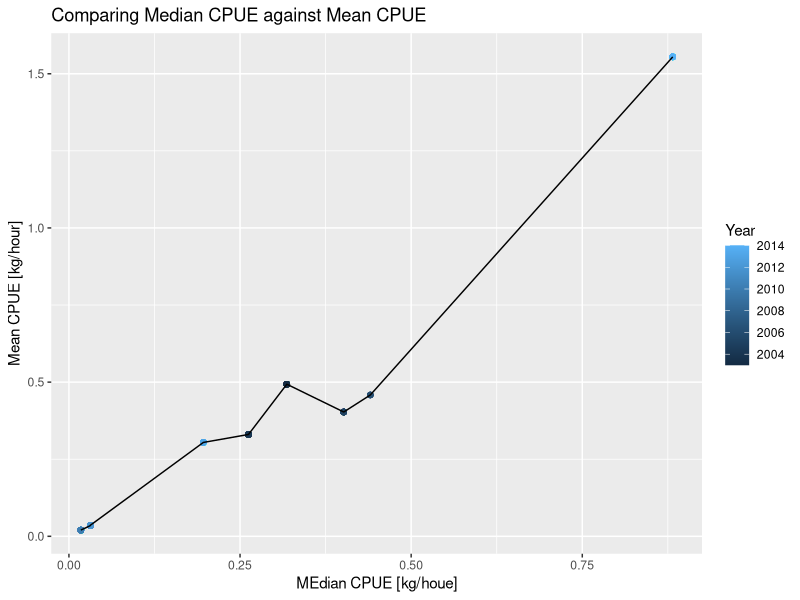
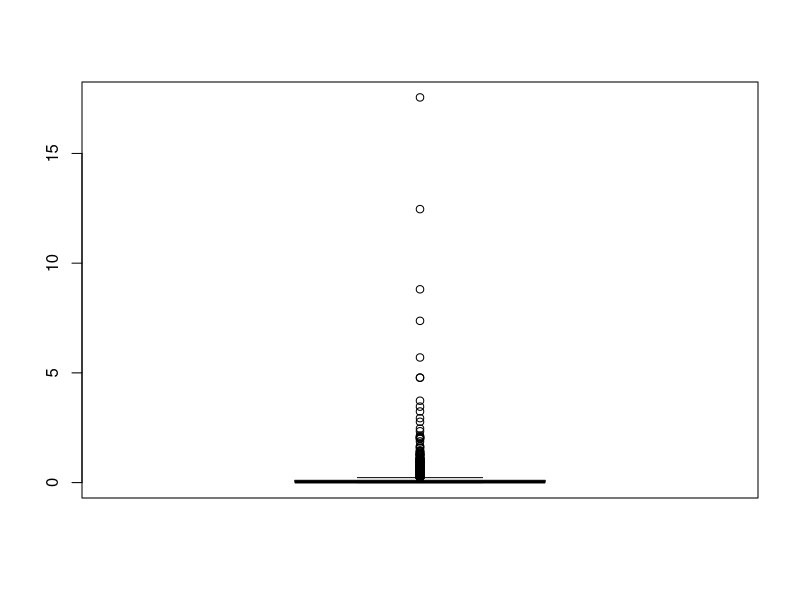

R code for these plots, in order:
## ---- chunk 1
knitr::opts_chunk$set(echo = TRUE, warning = FALSE, message = FALSE)
## ---- chunk 2
library(readr)
library(dplyr)
library(lubridate)
library(magrittr)
library(tidyverse)
library(ggplot2)
## ---- chunk 3
landings_data <- read_csv("sample_landings_data_raw.txt")
## ---- chunk 4
landings_data <- landings_data %>%
  rename(Year = yy,
         Date = dat,
         Trip_ID = trip,
         Effort_Hours = effort,
         Gear = gr,
         Species = sp,
         Length_cm = l_cm,
         Weight_g = w_cm) %>%
   mutate(Date = mdy(Date)) 
## ---- chunk 5
landings_data[!complete.cases(landings_data),]
landings_data <- na.omit(landings_data)
## ---- chunk 6
cpue_data <- landings_data %>% 
    mutate(Weight_kg = Weight_g / 1000) %>%
    group_by(Year,Trip_ID) %>% 
    summarize(Trip_CPUE = sum(Weight_kg) /           mean(Effort_Hours)) %>% 
    group_by(Year) %>% 
    summarize(Median_CPUE_kg_hour =                  median(Trip_CPUE), Mean_CPUE_kg_hour =           mean(Trip_CPUE), Trip_CPUE = Trip_CPUE) 
## ---- chunk 7
cpue_data
## ---- chunk 8
  ggplot(data = cpue_data, mapping =  aes(x=Median_CPUE_kg_hour,y=Mean_CPUE_kg_hour)) +
  geom_point(mapping = aes(x = Median_CPUE_kg_hour, y = Mean_CPUE_kg_hour, color = Year)) +
  geom_line() + 
  ylab("Mean CPUE [kg/hour]") + xlab("MEdian CPUE [kg/houe]") +
  ggtitle("Comparing Median CPUE against Mean CPUE") 
## ---- chunk 9
boxplot(cpue_data$Trip_CPUE)
